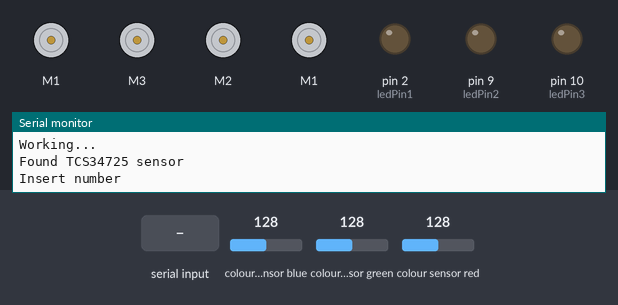
The sketch below on a simulated Arduino Uno, built with avr-gcc and run on an emulated ATmega328P. On the bench: 4 × DC motor (green arrow = forward, orange = backward, longer = faster), output pins drawn as LEDs (lit = HIGH), the last lines printed to the serial monitor. Dashed ring = blinking. The test bench sets the inputs (shaded band); at power-on: colour sensor blue 128, colour sensor green 128, colour sensor red 128.

Above: at 0.8 s.
0.9 s: "4\n" received over Serial
At 3.71 s:
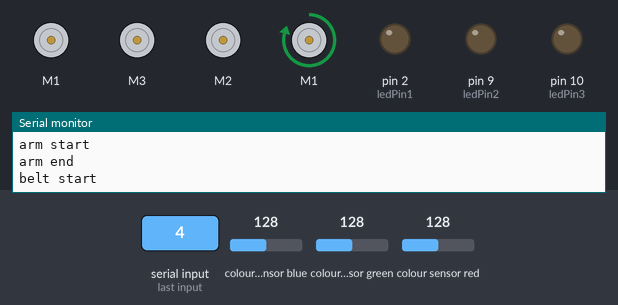
3.9 s: colour sensor blue set to 11
5.4 s: colour sensor blue set to 8
At 5.8 s:
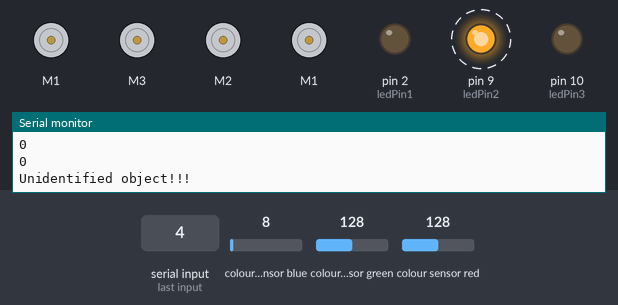
8.4 s: colour sensor blue set to 64
At 9.5 s:
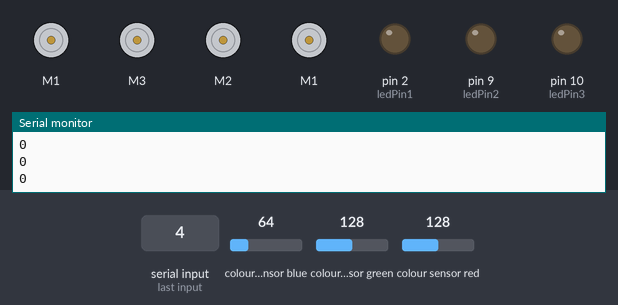
10.1 s: colour sensor blue set to 5
At 10.9 s:
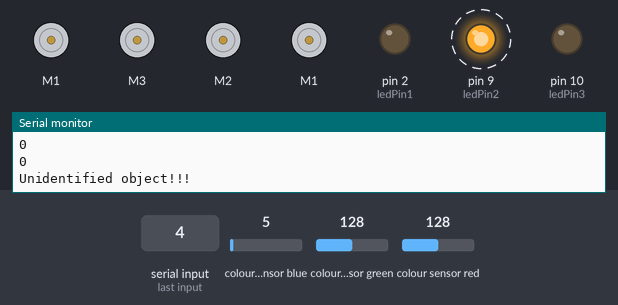
Timing chart, 0 to 14.1 s (numbered marks = the images above; inputs shaded):
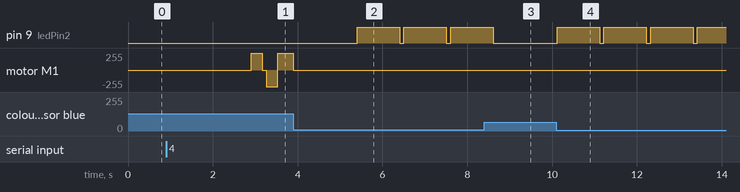

The sketch:

robot.ino
```cpp
#include <AFMotor.h>
#include <Wire.h>
#include <Adafruit_TCS34725.h>


#include "number_initialization.h"
#include "sensor.h"

#include "motor_armm.h"

#include "motor_belt.h"
#include "motor_trap.h"
#include "led.h"
#include "faults.h"


//populni!
int armMotorPin = 1;
int beltMotorPin = 3;
int trapMotorPin = 2;
int ledPin1 = 2;
int ledPin2 = 9;
int ledPin3 = 10;

int number;
int bNumber[4] = {0,0,0,0};
int currBit = 0;
int currColor;
int neededColor;
// have we inputted a valid number
bool validNumber = false;
Adafruit_TCS34725 tcs = Adafruit_TCS34725(TCS34725_INTEGRATIONTIME_50MS, TCS34725_GAIN_4X);
unsigned long timeStart;
unsigned long timeEnd;

// vij s kolko pin-a i kak se pravi
AF_DCMotor armMotor(armMotorPin, MOTOR12_1KHZ);
AF_DCMotor beltMotor(beltMotorPin, MOTOR12_1KHZ);
AF_DCMotor trapMotor(trapMotorPin, MOTOR12_1KHZ);

int rFont = 0;
int gFont= 0;
int bFont= 0;


void setup() {

  Serial.begin(9600);
  Serial.println("Working...");
  if (tcs.begin()) {
    Serial.println("Found TCS34725 sensor");
  } else {
    Serial.println("No TCS34725 sensor found");
    while (1);
  }

  pinMode(ledPin1, OUTPUT);
  pinMode(ledPin2, OUTPUT);
  pinMode(ledPin3, OUTPUT);

  while(validNumber == false)
  {
    number = readNumber();
    if(bitsFault(number)){
      Serial.println("Invalid number");
      ledBitsFault(ledPin1);
    }
    else{
      validNumber = true;
      }
  }

  transformBinary(number,bNumber);
  for(int i = 0; i<4; i++){
    Serial.print(bNumber[i]);
  }
  Serial.println(" ");


  armMotor.setSpeed(250);
  beltMotor.setSpeed(250);
  trapMotor.setSpeed(250);


  timeStart = millis();


    // //while(rFont == 0 && bFont == 0 && gFont == 0){
    // rFont = readRedFont(tcs);
    // gFont = readGreenFont(tcs);
    // bFont = readBlueFont(tcs);
    // Serial.println(rFont);
    // Serial.println(gFont);
    // Serial.println(bFont);
    // //}


}

void loop() {
  neededColor = bNumber[currBit];
  currColor = readColor(tcs);

  Serial.println(currColor);

  // checks for different color and activates led light
  if(colorFault(tcs)){
    Serial.println("Unidentified object!!!");
    ledColorFault(ledPin2);
  }

  // after detecting the correct color
  if(neededColor == currColor){
    timeStart = millis();
    delay(1700);
    runArm1(armMotor);
    runBelt(beltMotor);
    currBit++;
    Serial.print("Bit is ");
    Serial.println(currBit);

    // when the box is full
    if(currBit == 4){
      Serial.println("The box is full");
      currBit = 0;

      // empties the box
      delay(10000);
      runTrap(trapMotor);

      runBeltBackward(beltMotor,4);

      validNumber = false;

      //operations to input new unmber
      while(validNumber == false)
      {
      number = readNumber();
      if(bitsFault(number)){
        Serial.println("Invalid number");
        ledBitsFault(ledPin1);
      }
      else{
        validNumber = true;
        }
      }

    transformBinary(number, bNumber);
    Serial.println("Bit is 0");
    timeStart = millis();
    }


  }
  else{
    timeEnd = millis();
    if(timeEnd-timeStart >= 180000){
      Serial.println("No required tokens detected for more than 3 minutes");
      ledTimeFault(ledPin3);
      runTrap(trapMotor);
      runBeltBackward(beltMotor,currBit);
      while(1);
    }
  }

}
```

faults.cpp
```cpp
#include "FAULTS.h"
#include "SENSOR.H" // or sensor.h?

bool bitsFault(int number){
  if(number<0 || number > 15){
    return true;
  }
  else {
    return false;
  }

}

bool colorFault(Adafruit_TCS34725 tcs){
  if(readColor(tcs)==-1){
    return true;
  }
  else{
    return false;
  }
}
```

faults.h
```cpp
#ifndef FAULTS_H
#define FAULTS_H
#include <Arduino.h>
#include <AFMotor.h>
#include <Adafruit_TCS34725.h>

bool bitsFault(int number);
bool colorFault(Adafruit_TCS34725 tcs);


#endif
```

led.cpp
```cpp
#include "LED.H"

void ledBitsFault(int ledPin){
  digitalWrite(ledPin, HIGH);// turn the led on
  delay(1000);
  digitalWrite(ledPin, LOW);// turn the led on


}

void ledColorFault(int ledPin){
  digitalWrite(ledPin, HIGH);// turn the led on
  delay(1000);
  digitalWrite(ledPin, LOW);// turn the led on
}

void ledTimeFault(int ledPin){

  digitalWrite(ledPin, HIGH);// turn the led on
  delay(1000);
  digitalWrite(ledPin, LOW);// turn the led on
}
```

led.h
```cpp
#ifndef LED_H
#define LED_H
#include <Arduino.h>


void ledBitsFault(int ledPin);

void ledColorFault(int ledPin);

void ledTimeFault(int ledPin);

#endif
```

motor_armm.cpp
```cpp
#include "motor_armm.h"
#include <AFMotor.h>

void runArm1(AF_DCMotor motor){
    Serial.println("arm start");
    delay(200);

    motor.run(FORWARD);

    // wait for 260
    delay(260);

    motor.run(RELEASE);

    delay(100);

    // turn the motor on
    motor.run(BACKWARD);

    // wait for 267.5
    delay(270);

    // stop the motor
    motor.run(RELEASE);

  Serial.println("arm end");
}
```

motor_armm.h
```cpp
#ifndef MOTOR_ARMM_H
#define MOTOR_ARMM_H
#include <Arduino.h>
#include <AFMotor.h>


void runArm1(AF_DCMotor motor);


#endif
```

motor_belt.cpp
```cpp
#include "motor_belt.h"
#include <AFMotor.h>


void runBelt(AF_DCMotor motor){
  Serial.println("belt start");
  // turn the motor on
    motor.run(FORWARD);

    // wait for 1 seconds
    delay(360);

    motor.run(RELEASE);

    Serial.println("belt end");
}

void runBeltBackward(AF_DCMotor motor,int tBack){
  Serial.println("BeltBack start");
  // turn the motor on
    motor.run(BACKWARD);

    // wait for 1 seconds
    delay(tBack*337);

    motor.run(RELEASE);
    Serial.println("BeltBack end");


}
```

motor_belt.h
```cpp
#ifndef MOTOR_BELT_H
#define MOTOR_BELT_H
#include <Arduino.h>
#include <AFMotor.h>


void runBelt(AF_DCMotor motor);
void runBeltBackward(AF_DCMotor motor, int tBack);


#endif
```

motor_trap.cpp
```cpp
#include "motor_trap.h"
#include <AFMotor.h>

void runTrap(AF_DCMotor motor){
   Serial.println("Trap start");
    // turn the motor on
    motor.run(FORWARD);

    // wait for 1 seconds
    delay(270);

    motor.run(RELEASE);


    delay(1000);
    // turn the motor on
    motor.run(BACKWARD);

    // wait for 1 seconds
    delay(400);

    // stop the motor
    motor.run(RELEASE);

    Serial.println("Trap end");

}
```

motor_trap.h
```cpp
#ifndef MOTOR_TRAP_H
#define MOTOR_TRAP_H
#include <Arduino.h>
#include <AFMotor.h>


void runTrap(AF_DCMotor motor);


#endif
```

number_initialization.cpp
```cpp
#include "number_initialization.h"

int readNumber() {
  Serial.println("Insert number");
  while( Serial.available() == 0) {

  }
  int n = Serial.parseInt();
  Serial.println(n);
  while( Serial.available() != 0) {
    Serial.read();
  }
 return n;

}


void transformBinary(int number, int bNumber[]){
  for(int i = 3; number>0; number = number/2,i=i-1){
    bNumber[i] = number % 2;

  }


}
```

number_initialization.h
```cpp
#ifndef NUMBER_INITIALIZATION_H
#define NUMBER_INITIALIZATION_H
#include <Arduino.h>

int readNumber();
void transformBinary(int number, int bNumber[]);


#endif
```

sensor.cpp
```cpp
#include "SENSOR.H"
//#include <Adafruit_TCS34725.h>

// black: r - (40;60), g- (50;70), ////b- (45;60), now- r- (45,60), g - (60;75), b-(40;65), ////before - r- (100,220), g - (100;270), b-(100;250)
// white:r- (100,220), g - (140;270), /////b-(140;240), now- r- (90,400), g - (100;450), b-(90;400). //// before r- (1000,1350), g - (1300;1700), b-(1100;1600)
// nothing: r- (15;25). g- (15:30).//// b-(15:30), now - r- (100,220), g - (140;270), b-(140;240). //// before r- (100,220), g - (140;270), b-(140;240)

int readColor(Adafruit_TCS34725 tcs){
  uint16_t r, g, b, c;
  tcs.getRawData(&r, &g, &b, &c);

if(r>=29 && r<=45 && g>= 35 && g<= 55 && b>=30 && b<=55){
//r>=40 && r<=100 && g>= 45 && g<= 100 && b>=35 && b<=100
  // true = 1 = black
  return 1;
  //r>=90 && r<=550 && g>= 100 && g<=650 && b>=90 && b<=600
} else if (r>=60 && r<=1200 && g>= 90 && g<=1210 && b>=80 && b<=1200){
  //r>=290 && r<=550 && g>= 400 && g<=550 && b>=400 && b<=500

  // false = 0 = white
  return 0;
} else if(r >= 20 && r<= 31 && g >= 20 && g<= 34 && b >= 20 && b<= 35){
  return -2;
}
 else {
  // other color
  return -1;
}


  delay(2000);
}

// int readRedFont(Adafruit_TCS34725 tcs){
//   uint16_t r, g, b, c;
//   tcs.getRawData(&r, &g, &b, &c);
//   //if(!(r>=90 && r<=450 && g>= 100 && g<=450 && b>=90 && b<=450) && !(r>=40 && r<=65 && g>= 45 && g<= 80 && b>=35 && b<=70)){
//     Serial.println(r);
//     return r;


//   //}

// }

// int readGreenFont(Adafruit_TCS34725 tcs){
//   uint16_t r, g, b, c;
//   tcs.getRawData(&r, &g, &b, &c);
//   //if(!(r>=90 && r<=450 && g>= 100 && g<=450 && b>=90 && b<=450) && !(r>=40 && r<=65 && g>= 45 && g<= 80 && b>=35 && b<=70)){
//     Serial.println(g);
//     return g;
//   //}

// }

// int readBlueFont(Adafruit_TCS34725 tcs){
//   uint16_t r, g, b, c;
//   tcs.getRawData(&r, &g, &b, &c);
//   //if(!(r>=90 && r<=450 && g>= 100 && g<=450 && b>=90 && b<=450) && !(r>=40 && r<=65 && g>= 45 && g<= 80 && b>=35 && b<=70)){
//     Serial.println(b);
//     return b;
//   //}

// }


// int readColor2(Adafruit_TCS34725 tcs, int rFont, int gFont, int bFont){
//   uint16_t r, g, b, c;
//   tcs.getRawData(&r, &g, &b, &c);
//   uint32_t sum = c;
//   r = (r*256)/sum;
//   g = (g*256)/sum;
//   b = (b*256)/sum;

//   if(r>=50 && r<=70 && g>= 10 && g<= 110 && b>=10 && b<=110){

//   // true = 1 = black
//   return 1;

// } else if (r>=10 && r<=40 && g>= 10 && g<=25 && b>=5 && b<=20){

//   // false = 0 = white
//   return 0;
// } else if(r >= rFont-50 && r<= rFont+50 && g >= rFont-50 && g<= gFont+50 && b >= bFont-50 && b<= bFont+50){
//   return -2;
// }
//  else {
//   // other color
//   return -1;
// }


//   delay(2000);
// }
```

sensor.h
```cpp
#ifndef SENSOR_H
#define SENSOR_H
#include <Arduino.h>
#include <AFMotor.h>
#include <Adafruit_TCS34725.h>


int readColor(Adafruit_TCS34725 tcs);
int readRedFont(Adafruit_TCS34725 tcs);
int readGreenFont(Adafruit_TCS34725 tcs);
int readBlueFont(Adafruit_TCS34725 tcs);

#endif
```

Measured:
- the behaviour switches between 10 and 9 on colour sensor blue (found by bisection; images 1 and 2)
- after the input at 0.9 s, motor M1: stopped → forward 250/255 after 2.0 s, → stopped 0.26 s later, → backward 250/255 0.10 s later, → forward 250/255 0.27 s later, … (5 changes in this stretch)
- after the input at 5.4 s, pin 9 (ledPin2): alternates HIGH for 1.0 s and LOW for 0.10 s, starting at once
- after the input at 8.4 s, pin 9 (ledPin2): goes on until 8.6 s, then stays LOW
- after the input at 10.1 s, pin 9 (ledPin2): alternates HIGH for 1.0 s and LOW for 0.10 s, starting at once
